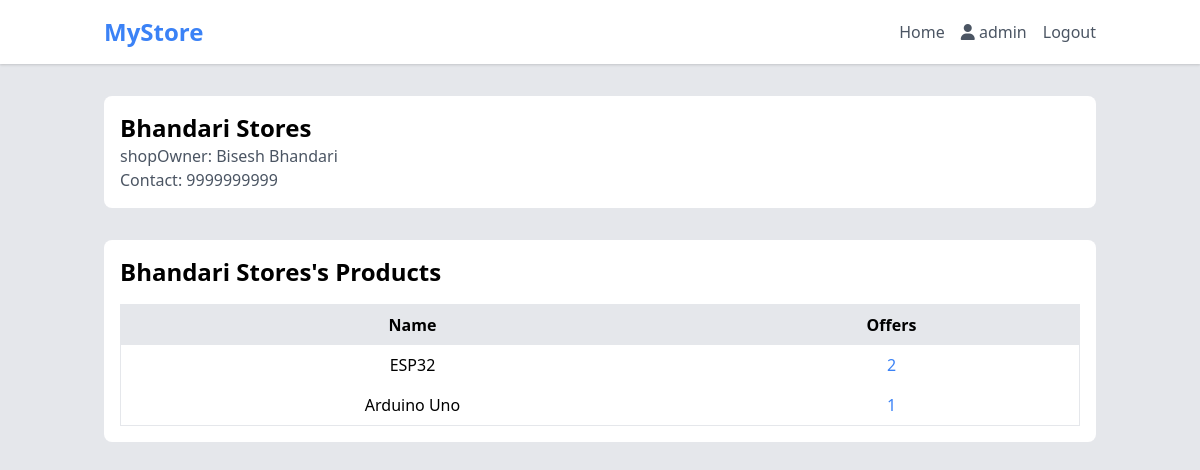
Screenshot of /shop/8 (signed in) with the database file from the repository.
### geoapp/models.py (models this page shows, shortened)
class Shop(models.Model):
    user = models.OneToOneField(User, on_delete=models.CASCADE, related_name='shop')
    shopName = models.CharField(max_length=50)
    shopOwner = models.CharField(max_length=50, default="Blank")
    shopContact = models.CharField(max_length=50, default="9999999999")
    latitude = models.CharField(max_length=100,default='0.0')
    mall = models.ForeignKey(Mall,on_delete=models.CASCADE,null=True,blank=True,related_name='shops')
    longitude = models.CharField(max_length=100,default="0.0")

class Product(models.Model):
    productOwner = models.ForeignKey(Shop,on_delete = models.CASCADE)
    productName = models.CharField(max_length = 50)
    productPrice = models.FloatField()
    productCategory = models.CharField(max_length = 20,default="Electronics",choices = (
        ("Electronics","Electronics"),
        ("Fashion","Fashion"),
        ("Drinks","Drinks"),
        ("Furniture","Furniture")
    ))
    productImage = models.ImageField(upload_to='productImages/',default='productImages/product_placeholder.png',null=True)

### geoapp/views.py (the view)
# urls.py: path('shop/<str:pk>',views.shopDetail,name='shopDetail'),
def shopDetail(request,pk):
    if request.user.is_superuser:
        shop = Shop.objects.get(pk = pk)
        products = Product.objects.filter(productOwner = shop)
        return render(request,'shopDetails.html',{"shop":shop,'products':products})
    else:
        return redirect('/')

### geoapp/templates/shopDetails.html
{%extends 'base.html'%}
{%block content%}
<div class="container mx-auto px-4 py-8">
    <div class="bg-white rounded-lg p-4 md:flex">
        <div class="md:w-2/3 mt-4 md:mt-0">
            <h2 class="text-2xl font-semibold">{{shop.shopName}}</h2>
            {%if shop.shopOwner%}
            <p class="text-gray-600">shopOwner: {{shop.shopOwner}}</p>
            {%endif%}
            <p class="text-gray-600"> Contact: {{ shop.shopContact }}</p>
        </div>
    </div>
    <div class="bg-white rounded-lg p-4 mt-8">
        <h2 class="text-2xl font-semibold mb-4">{{shop.shopName}}'s Products</h2>
        {% if products %}
        <table class="w-full border">
            <thead>
                <tr>
                    <th class="py-2 px-4 bg-gray-200">Name</th>
                    <th class="py-2 px-4 bg-gray-200">Offers</th>
                </tr>
            </thead>
            <tbody>
                {% for product in products %}
                <tr>
                    <td class="py-2 px-4 whitespace-normal text-center">{{product.productName}}</td>
                    <td class="py-2 px-4 whitespace-normal text-center"><a href="{%url 'ProductOffer' product.pk%}" class="text-blue-500 hover:text-blue-300">{{product.offer_set.all.count}}</a></td>
                </tr>
                {% endfor %}
            </tbody>
        </table>
        {% else %}
        <h2 class="text-2xl font-semibold mb-4 text-center text-red-500">No Product Available</h2>
        {% endif %}
    </div>
</div>
{%endblock content%}

### templates/base.html (shortened to what this page needs)
<!DOCTYPE html>
<html lang="en">
<head>
    <link rel="stylesheet" href="https://cdn.jsdelivr.net/npm/tailwindcss@2.2.19/dist/tailwind.min.css">
    <link rel="stylesheet" href="https://cdnjs.cloudflare.com/ajax/libs/font-awesome/6.5.1/css/all.min.css" />
    <link rel="stylesheet" href="https://unpkg.com/leaflet@1.9.4/dist/leaflet.css" />
</head>
<body class="bg-gray-200">
    <nav class="bg-white shadow">
        <div class="container mx-auto px-4">
            <div class="flex items-center justify-between py-4">
                <div class="flex items-center">
                    <a href="/" class="text-2xl font-bold text-blue-500">MyStore</a>
                </div>
                <div class="hidden lg:flex space-x-4">
                    <a href="#" class="text-gray-600 hover:text-blue-500">Home</a>
                    <p class="text-gray-600 hover:text-blue-500">
                        <i class="fa-solid fa-user"></i>
                        {{request.user}}</p>
                    <a href="{%url 'logout'%}" class="text-gray-600 hover:text-blue-500 cursor-pointer">Logout</a>
                </div>
            </div>
        </div>
    </nav>
    {%block content%}{%endblock content%}
</body>
</html>

### rows the page displays
Shop: shopName "Bhandari Stores", shopOwner "Bisesh Bhandari", shopContact "9999999999"
Product: productName "ESP32", offer_set.all.count "2"
Product: productName "Arduino Uno", offer_set.all.count "1"

### other values shown
{{ request.user }} "admin"
